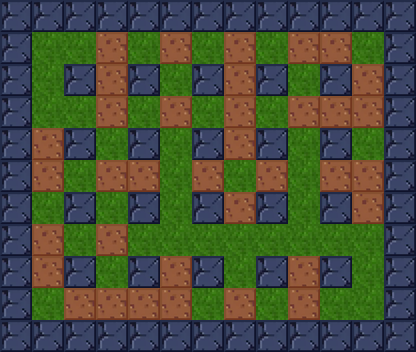

Tiled map render using the project's own tile images. Description and the whole map definition, tile-layer contents included, below:
An orthogonal 13x11 tile map with 32x32 px tiles, 2 tile layers (base, piedras).

<map version="1.0" orientation="orthogonal" renderorder="right-down" width="13" height="11" tilewidth="32" tileheight="32" nextobjectid="1">
 <properties>
  <property name="nombre" value="Nivel 7" />
 </properties>
 <tileset firstgid="1" name="tile" tilewidth="32" tileheight="32" tilecount="3">
  <image source="../tilebase.png" width="96" height="32" />
  <terraintypes>
   <terrain name="New Terrain" tile="-1" />
  </terraintypes>
 </tileset>
 <layer name="base" width="13" height="11">
  <data>
   <tile gid="1" />
   <tile gid="1" />
   <tile gid="1" />
   <tile gid="1" />
   <tile gid="1" />
   <tile gid="1" />
   <tile gid="1" />
   <tile gid="1" />
   <tile gid="1" />
   <tile gid="1" />
   <tile gid="1" />
   <tile gid="1" />
   <tile gid="1" />
   <tile gid="1" />
   <tile gid="2" />
   <tile gid="2" />
   <tile gid="2" />
   <tile gid="2" />
   <tile gid="2" />
   <tile gid="2" />
   <tile gid="2" />
   <tile gid="2" />
   <tile gid="2" />
   <tile gid="2" />
   <tile gid="2" />
   <tile gid="1" />
   <tile gid="1" />
   <tile gid="2" />
   <tile gid="1" />
   <tile gid="2" />
   <tile gid="1" />
   <tile gid="2" />
   <tile gid="1" />
   <tile gid="2" />
   <tile gid="1" />
   <tile gid="2" />
   <tile gid="1" />
   <tile gid="2" />
   <tile gid="1" />
   <tile gid="1" />
   <tile gid="2" />
   <tile gid="2" />
   <tile gid="2" />
   <tile gid="2" />
   <tile gid="2" />
   <tile gid="2" />
   <tile gid="2" />
   <tile gid="2" />
   <tile gid="2" />
   <tile gid="2" />
   <tile gid="2" />
   <tile gid="1" />
   <tile gid="1" />
   <tile gid="2" />
   <tile gid="1" />
   <tile gid="2" />
   <tile gid="1" />
   <tile gid="2" />
   <tile gid="1" />
   <tile gid="2" />
   <tile gid="1" />
   <tile gid="2" />
   <tile gid="1" />
   <tile gid="2" />
   <tile gid="1" />
   <tile gid="1" />
   <tile gid="2" />
   <tile gid="2" />
   <tile gid="2" />
   <tile gid="2" />
   <tile gid="2" />
   <tile gid="2" />
   <tile gid="2" />
   <tile gid="2" />
   <tile gid="2" />
   <tile gid="2" />
   <tile gid="2" />
   <tile gid="1" />
   <tile gid="1" />
   <tile gid="2" />
   <tile gid="1" />
   <tile gid="2" />
   <tile gid="1" />
   <tile gid="2" />
   <tile gid="1" />
   <tile gid="2" />
   <tile gid="1" />
   <tile gid="2" />
   <tile gid="1" />
   <tile gid="2" />
   <tile gid="1" />
   <tile gid="1" />
   <tile gid="2" />
   <tile gid="2" />
   <tile gid="2" />
   <tile gid="2" />
   <tile gid="2" />
   <tile gid="2" />
   <tile gid="2" />
   <tile gid="2" />
   <tile gid="2" />
   <tile gid="2" />
   <tile gid="2" />
   <tile gid="1" />
   <tile gid="1" />
   <tile gid="2" />
   <tile gid="1" />
   <tile gid="2" />
   <tile gid="1" />
   <tile gid="2" />
   <tile gid="1" />
   <tile gid="2" />
   <tile gid="1" />
   <tile gid="2" />
   <tile gid="1" />
   <tile gid="2" />
   <tile gid="1" />
   <tile gid="1" />
   <tile gid="2" />
   <tile gid="2" />
   <tile gid="2" />
   <tile gid="2" />
   <tile gid="2" />
   <tile gid="2" />
   <tile gid="2" />
   <tile gid="2" />
   <tile gid="2" />
   <tile gid="2" />
   <tile gid="2" />
   <tile gid="1" />
   <tile gid="1" />
   <tile gid="1" />
   <tile gid="1" />
   <tile gid="1" />
   <tile gid="1" />
   <tile gid="1" />
   <tile gid="1" />
   <tile gid="1" />
   <tile gid="1" />
   <tile gid="1" />
   <tile gid="1" />
   <tile gid="1" />
   <tile gid="1" />
  </data>
 </layer>
 <layer name="piedras" width="13" height="11">
  <data>
   <tile gid="0" />
   <tile gid="0" />
   <tile gid="0" />
   <tile gid="0" />
   <tile gid="0" />
   <tile gid="0" />
   <tile gid="0" />
   <tile gid="0" />
   <tile gid="0" />
   <tile gid="0" />
   <tile gid="0" />
   <tile gid="0" />
   <tile gid="0" />
   <tile gid="0" />
   <tile gid="0" />
   <tile gid="0" />
   <tile gid="3" />
   <tile gid="0" />
   <tile gid="3" />
   <tile gid="0" />
   <tile gid="3" />
   <tile gid="0" />
   <tile gid="3" />
   <tile gid="3" />
   <tile gid="0" />
   <tile gid="0" />
   <tile gid="0" />
   <tile gid="0" />
   <tile gid="0" />
   <tile gid="3" />
   <tile gid="0" />
   <tile gid="0" />
   <tile gid="0" />
   <tile gid="3" />
   <tile gid="0" />
   <tile gid="0" />
   <tile gid="0" />
   <tile gid="3" />
   <tile gid="0" />
   <tile gid="0" />
   <tile gid="0" />
   <tile gid="0" />
   <tile gid="3" />
   <tile gid="0" />
   <tile gid="3" />
   <tile gid="0" />
   <tile gid="3" />
   <tile gid="0" />
   <tile gid="3" />
   <tile gid="3" />
   <tile gid="3" />
   <tile gid="0" />
   <tile gid="0" />
   <tile gid="3" />
   <tile gid="0" />
   <tile gid="0" />
   <tile gid="0" />
   <tile gid="0" />
   <tile gid="0" />
   <tile gid="3" />
   <tile gid="0" />
   <tile gid="0" />
   <tile gid="0" />
   <tile gid="0" />
   <tile gid="0" />
   <tile gid="0" />
   <tile gid="3" />
   <tile gid="0" />
   <tile gid="3" />
   <tile gid="3" />
   <tile gid="0" />
   <tile gid="3" />
   <tile gid="0" />
   <tile gid="3" />
   <tile gid="0" />
   <tile gid="3" />
   <tile gid="3" />
   <tile gid="0" />
   <tile gid="0" />
   <tile gid="0" />
   <tile gid="0" />
   <tile gid="0" />
   <tile gid="0" />
   <tile gid="0" />
   <tile gid="0" />
   <tile gid="3" />
   <tile gid="0" />
   <tile gid="0" />
   <tile gid="0" />
   <tile gid="3" />
   <tile gid="0" />
   <tile gid="0" />
   <tile gid="3" />
   <tile gid="0" />
   <tile gid="3" />
   <tile gid="0" />
   <tile gid="0" />
   <tile gid="0" />
   <tile gid="0" />
   <tile gid="0" />
   <tile gid="0" />
   <tile gid="0" />
   <tile gid="0" />
   <tile gid="0" />
   <tile gid="0" />
   <tile gid="3" />
   <tile gid="0" />
   <tile gid="0" />
   <tile gid="0" />
   <tile gid="3" />
   <tile gid="0" />
   <tile gid="0" />
   <tile gid="0" />
   <tile gid="3" />
   <tile gid="0" />
   <tile gid="0" />
   <tile gid="0" />
   <tile gid="0" />
   <tile gid="0" />
   <tile gid="3" />
   <tile gid="3" />
   <tile gid="3" />
   <tile gid="3" />
   <tile gid="0" />
   <tile gid="3" />
   <tile gid="0" />
   <tile gid="3" />
   <tile gid="0" />
   <tile gid="0" />
   <tile gid="0" />
   <tile gid="0" />
   <tile gid="0" />
   <tile gid="0" />
   <tile gid="0" />
   <tile gid="0" />
   <tile gid="0" />
   <tile gid="0" />
   <tile gid="0" />
   <tile gid="0" />
   <tile gid="0" />
   <tile gid="0" />
   <tile gid="0" />
   <tile gid="0" />
  </data>
 </layer>
</map>
